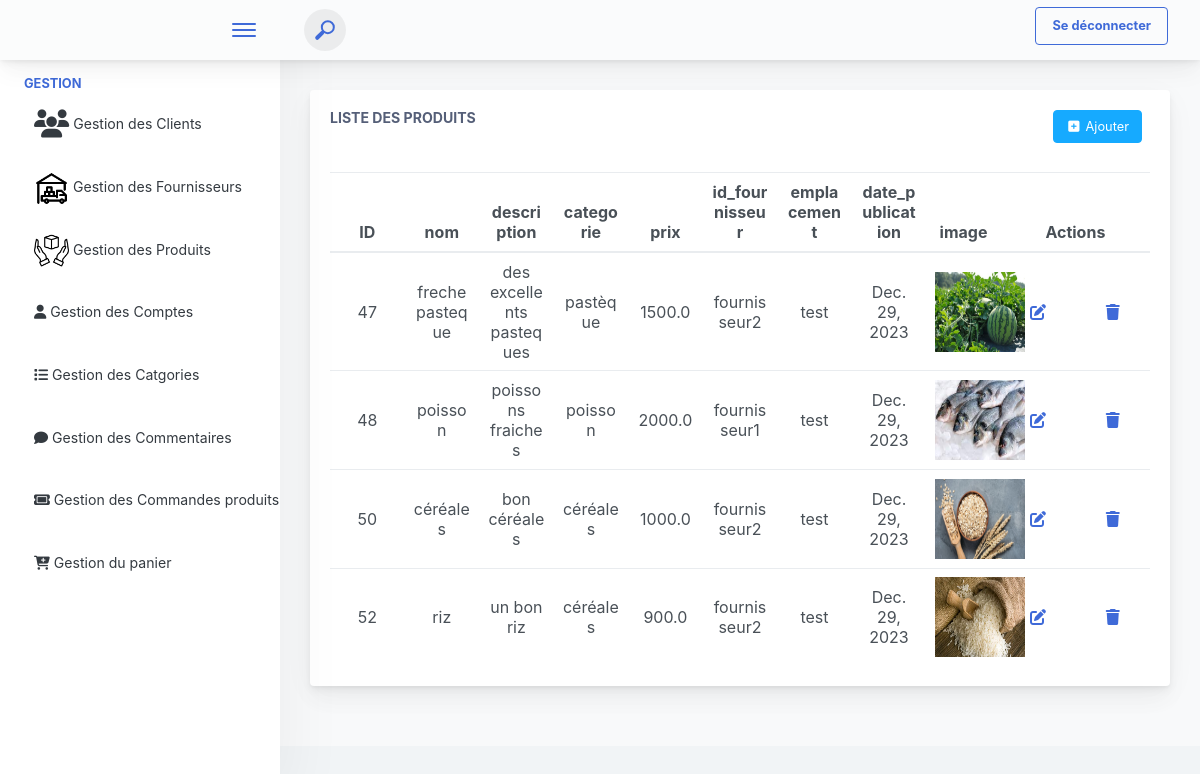
Screenshot of /affiche_produits/ with the database file from the repository.
### produits_app/models.py (models this page shows)
class Produit(models.Model):
    id_produit = models.AutoField(primary_key=True)
    nom = models.CharField(max_length=100)
    description = models.TextField()
    categorie = models.ForeignKey('Categorie', on_delete=models.CASCADE)
    prix = models.FloatField()
    id_fournisseur = models.ForeignKey('Fournisseur', on_delete=models.CASCADE)
    emplacement = models.CharField(max_length=100)
    date_publication = models.DateField(auto_now_add=True)
    image = models.ImageField(upload_to='produits_app/static/images/')

class Categorie(models.Model):
    id_categorie = models.AutoField(primary_key=True)
    nom = models.CharField(max_length=50)
    description = models.TextField()

class Fournisseur(models.Model):
    id_fournisseur = models.AutoField(primary_key=True)
    id_email = models.ForeignKey(Compte, on_delete=models.CASCADE, default=4)
    nom_enterprise = models.CharField(max_length=100)
    num_tel = models.IntegerField(default=0)
    adresse = models.CharField(max_length=100, default='adresse')
    description = models.TextField()
    produits = models.ManyToManyField(Produit ,blank=True)

### produits_app/views.py (the view)
# urls.py: path('affiche_produits/',views.affiche_produits,name="affiche_produits"),
def affiche_produits(request):
    produits = Produit.objects.all()
    return render(request,"interface_admin/Admin_Produits/produits_affichage.html",{'produits':produits})

### produits_app/templates/interface_admin/Admin_Produits/produits_affichage.html (shortened to what this page needs)
{% extends 'interface_admin/navbar.html' %}
{% block content %}
  <div class="app-main__inner">
    <div class="app-page-title">
      <div class="row">
        <div class="col-lg-12">
          <div class="main-card mb-3 card">
            <div class="card-body">
              <div style="display: flex ; justify-content: space-between;">
                <div>
                  <h5 class="card-title">Liste des Produits </h5>
                </div>
                <div style="display: flex ; justify-content: space-between;">
                  <div>
                    <a href="{% url 'ajouter_produit' %}" class="mb-2 mr-2 btn btn-info"><i class="fa fa-fw" aria-hidden="true" title="Copier pour utiliser plus-square"></i> Ajouter </a>
                  </div>
                </div>
              </div>
              <br>
              <table class="mb-0 table" id="myTable">
                <thead>
                  <tr>
                    <th>ID</th>
                    <th>nom</th>
                    <th>description</th>
                    <th>categorie</th>
                    <th>prix</th>
                    <th>id_fournisseur</th>
                    <th>emplacement</th>
                    <th>date_publication</th>
                    <th>image</th>
                    <th colspan="2" >Actions</th>
                  </tr>
                </thead>
                <tbody>
                  {% for produit in produits %}
                  <tr>
                    <td >{{produit.id_produit}}</td>
                    <td >{{produit.nom}}</td>
                    <td >{{produit.description}}</td>
                    <td >{{produit.categorie.nom}}</td>
                    <td >{{produit.prix}}</td>
                    <td >{{produit.id_fournisseur.nom_enterprise}}</td>
                    <td >{{produit.emplacement}}</td>
                    <td >{{produit.date_publication}}</td>
                    <td>
                      {% if produit.image %}
                    <img src="{{ produit.image.url }}" alt="{{ produit.image.url}}" height="80px" width="90px">
                      {% else %}
                          <p>Aucune image n'a été trouvée.</p>
                      {% endif %}
                    </td>
                    <td>
                      <a class='button' href="{% url 'modifier_produit' produit.id_produit %}"><i class="fa-solid fa-pen-to-square"></i></a>
                    </td>
                    <td>
                      <a class='button' href="{% url 'suprimer_produit' produit.id_produit %}"><i class="fa-solid fa-trash"></i></a>
                    </td>
                  </tr>
                  {% endfor %}
                </tbody>
              </table>
            </div>
          </div>
        </div>
      </div>
    </div>
  </div>
{% endblock %}

### rows the page displays
Produit: id_produit "47", nom "freche pasteque", description "des excellents pasteques", categorie.nom "pastèque", prix "1500.0", id_fournisseur.nom_enterprise "fournisseur2", emplacement "test", date_publication "Dec. 29, 2023", image (picture)
Produit: id_produit "48", nom "poisson", description "poissons fraiches", categorie.nom "poisson", prix "2000.0", id_fournisseur.nom_enterprise "fournisseur1", emplacement "test", date_publication "Dec. 29, 2023", image (picture)
Produit: id_produit "50", nom "céréales", description "bon céréales", categorie.nom "céréales", prix "1000.0", id_fournisseur.nom_enterprise "fournisseur2", emplacement "test", date_publication "Dec. 29, 2023", image (picture)
Produit: id_produit "52", nom "riz", description "un bon riz", categorie.nom "céréales", prix "900.0", id_fournisseur.nom_enterprise "fournisseur2", emplacement "test", date_publication "Dec. 29, 2023", image (picture)
